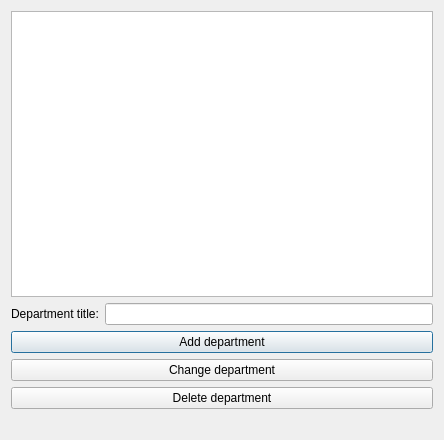
<?xml version="1.0" encoding="UTF-8"?>
<ui version="4.0">
 <class>Dialog_department</class>
 <widget class="QDialog" name="Dialog_department">
  <property name="geometry">
   <rect>
    <x>0</x>
    <y>0</y>
    <width>444</width>
    <height>440</height>
   </rect>
  </property>
  <property name="windowTitle">
   <string>Departments</string>
  </property>
  <layout class="QGridLayout" name="gridLayout">
   <item row="0" column="0">
    <widget class="QTableView" name="tableView_department"/>
   </item>
   <item row="1" column="0">
    <layout class="QVBoxLayout" name="verticalLayout_2">
     <item>
      <layout class="QHBoxLayout" name="horizontalLayout">
       <item>
        <widget class="QLabel" name="label_deptTitle">
         <property name="text">
          <string>Department title:</string>
         </property>
        </widget>
       </item>
       <item>
        <widget class="QLineEdit" name="lineEdit_deptTitle"/>
       </item>
      </layout>
     </item>
     <item>
      <widget class="QPushButton" name="btnAddDept">
       <property name="text">
        <string>Add department</string>
       </property>
      </widget>
     </item>
     <item>
      <widget class="QPushButton" name="btnChgDept">
       <property name="text">
        <string>Change department</string>
       </property>
      </widget>
     </item>
     <item>
      <layout class="QVBoxLayout" name="verticalLayout">
       <item>
        <widget class="QPushButton" name="btnDelDept">
         <property name="text">
          <string>Delete department</string>
         </property>
        </widget>
       </item>
      </layout>
     </item>
    </layout>
   </item>
   <item row="2" column="0">
    <widget class="QLabel" name="label_status">
     <property name="text">
      <string/>
     </property>
    </widget>
   </item>
  </layout>
 </widget>
 <resources/>
 <connections/>
</ui>
